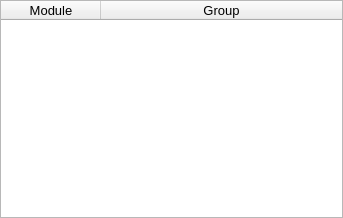
<?xml version="1.0" encoding="UTF-8"?>
<ui version="4.0">
 <class>ModuleGroupsWidget</class>
 <widget class="QWidget" name="ModuleGroupsWidget">
  <property name="geometry">
   <rect>
    <x>0</x>
    <y>0</y>
    <width>343</width>
    <height>218</height>
   </rect>
  </property>
  <property name="font">
   <font>
    <pointsize>10</pointsize>
   </font>
  </property>
  <property name="windowTitle">
   <string>Form</string>
  </property>
  <layout class="QGridLayout" name="gridLayout">
   <property name="leftMargin">
    <number>0</number>
   </property>
   <property name="topMargin">
    <number>0</number>
   </property>
   <property name="rightMargin">
    <number>0</number>
   </property>
   <property name="bottomMargin">
    <number>0</number>
   </property>
   <property name="spacing">
    <number>4</number>
   </property>
   <item row="0" column="0">
    <widget class="QTableWidget" name="SelectionTable">
     <property name="columnCount">
      <number>2</number>
     </property>
     <attribute name="horizontalHeaderStretchLastSection">
      <bool>true</bool>
     </attribute>
     <attribute name="verticalHeaderVisible">
      <bool>false</bool>
     </attribute>
     <column>
      <property name="text">
       <string>Module</string>
      </property>
     </column>
     <column>
      <property name="text">
       <string>Group</string>
      </property>
     </column>
    </widget>
   </item>
  </layout>
 </widget>
 <resources/>
 <connections/>
</ui>
